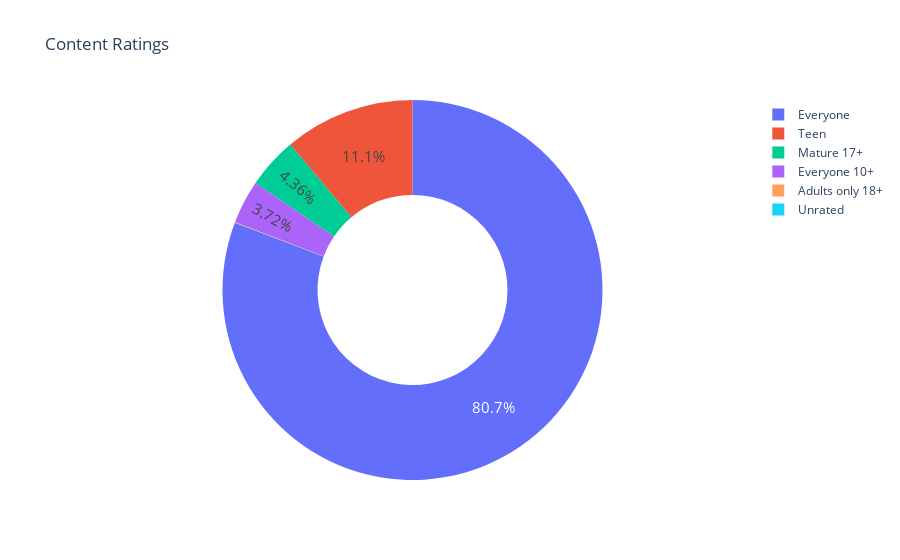

Notebook code cell kept with this figure:
### Code cell
fig = px.pie(labels=ratings.index, 
             values=ratings.values,
             title='Content Ratings',
             names=ratings.index,
             hole=0.5
             )
fig.update_traces(textposition='inside', textfont_size=15, textinfo='percent')
fig.show()

### Figure 1 — Plotly figure (JSON) as saved in the notebook; plotly's stock layout.template omitted (floating-point values rounded to 4 significant figures)
{"data": [{"domain": {"x": [0, 1], "y": [0, 1]}, "hole": 0.5, "hovertemplate": "label=%{label}<br>value=%{value}<extra></extra>", "labels": ["Everyone", "Teen", "Mature 17+", "Everyone 10+", "Adults only 18+", "Unrated"], "legendgroup": "", "name": "", "showlegend": true, "textfont": {"size": 15}, "textinfo": "percent", "textposition": "inside", "type": "pie", "values": [6619, 912, 357, 305, 3, 1]}], "layout": {"legend": {"tracegroupgap": 0}, "title": {"text": "Content Ratings"}}}
